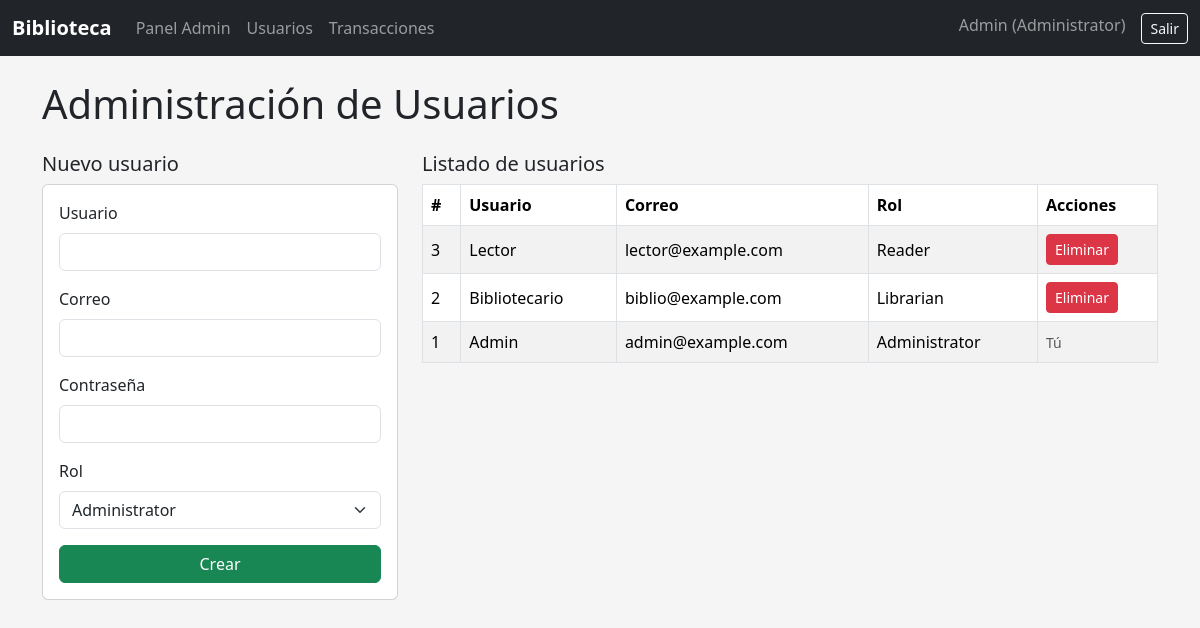
The page /admin/users.php (signed in) on the database its author committed.
### tables this page shows
CREATE TABLE `users` (
  `id` int NOT NULL,
  `username` varchar(50) NOT NULL,
  `email` varchar(100) NOT NULL,
  `password` varchar(255) NOT NULL,
  `role_id` int NOT NULL
);

CREATE TABLE `roles` (
  `id` int NOT NULL,
  `name` varchar(30) NOT NULL
);

### config.php (called while the page is built, shortened)
<?php
function isLoggedIn(): bool {
    return isset($_SESSION['user_id']);
}
function userRole(): ?string {
    return $_SESSION['role_name'] ?? null;
}

### admin/users.php (the view, shortened to what this page needs)
<?php
require_once __DIR__ . '/../config.php';
require_once __DIR__ . '/../includes/header.php';
$users = $pdo->query("
    SELECT u.id, u.username, u.email, r.name AS role_name
    FROM users u
    JOIN roles r ON r.id = u.role_id
    ORDER BY u.id DESC
")->fetchAll(PDO::FETCH_ASSOC);
$roles = $pdo->query("SELECT id, name FROM roles")->fetchAll(PDO::FETCH_ASSOC);
?>
<h1 class="mb-4">Administración de Usuarios</h1>
<div class="row">
    <div class="col-md-4">
        <h2 class="h5">Nuevo usuario</h2>
        <form method="post" class="card card-body mb-4">
            <div class="mb-3">
                <label class="form-label">Usuario</label>
                <input type="text" name="username" class="form-control" required>
            </div>
            <div class="mb-3">
                <label class="form-label">Correo</label>
                <input type="email" name="email" class="form-control" required>
            </div>
            <div class="mb-3">
                <label class="form-label">Contraseña</label>
                <input type="text" name="password" class="form-control" required>
            </div>
            <div class="mb-3">
                <label class="form-label">Rol</label>
                <select name="role_id" class="form-select">
                    <?php foreach ($roles as $role): ?>
                        <option value="<?= $role['id'] ?>"><?= htmlspecialchars($role['name']) ?></option>
                    <?php endforeach; ?>
                </select>
            </div>
            <button class="btn btn-success w-100">Crear</button>
        </form>
    </div>
    <div class="col-md-8">
        <h2 class="h5">Listado de usuarios</h2>
        <table class="table table-striped table-bordered align-middle">
            <thead>
                <tr>
                    <th>#</th>
                    <th>Usuario</th>
                    <th>Correo</th>
                    <th>Rol</th>
                    <th style="width:120px;">Acciones</th>
                </tr>
            </thead>
            <tbody>
                <?php foreach ($users as $u): ?>
                    <tr>
                        <td><?= $u['id'] ?></td>
                        <td><?= htmlspecialchars($u['username']) ?></td>
                        <td><?= htmlspecialchars($u['email']) ?></td>
                        <td><?= htmlspecialchars($u['role_name']) ?></td>
                        <td>
                            <?php if ($u['id'] !== ($_SESSION['user_id'] ?? 0)): ?>
                                <form method="post" onsubmit="return confirm('¿Eliminar usuario?');" class="d-inline">
                                    <button class="btn btn-sm btn-danger">Eliminar</button>
                                </form>
                            <?php else: ?>
                                <span class="text-muted small">Tú</span>
                            <?php endif; ?>
                        </td>
                    </tr>
                <?php endforeach; ?>
            </tbody>
        </table>
    </div>
</div>
<?php require_once __DIR__ . '/../includes/footer.php'; ?>

### includes/header.php (shortened to what this page needs)
<?php
require_once __DIR__ . '/../config.php';
?>
<!doctype html>
<html lang="es">
<head>
    <link href="https://cdn.jsdelivr.net/npm/bootstrap@5.3.3/dist/css/bootstrap.min.css" rel="stylesheet">
    <link href="<?= BASE_URL ?>/assets/css/styles.css" rel="stylesheet">
</head>
<body>
<nav class="navbar navbar-expand-lg navbar-dark bg-dark">
  <div class="container-fluid">
    <a class="navbar-brand" href="<?= BASE_URL ?>/index.php">Biblioteca</a>
    <div class="collapse navbar-collapse" id="navbarMain">
      <ul class="navbar-nav me-auto mb-2 mb-lg-0">
        <?php if (isLoggedIn()): ?>
            <?php if (userRole() === 'Administrator'): ?>
                <li class="nav-item"><a class="nav-link" href="<?= BASE_URL ?>/admin/dashboard.php">Panel Admin</a></li>
                <li class="nav-item"><a class="nav-link" href="<?= BASE_URL ?>/admin/users.php">Usuarios</a></li>
                <li class="nav-item"><a class="nav-link" href="<?= BASE_URL ?>/admin/transactions.php">Transacciones</a></li>
            <?php endif; ?>
        <?php endif; ?>
      </ul>
      <ul class="navbar-nav ms-auto">
        <?php if (isLoggedIn()): ?>
            <li class="nav-item">
                <span class="navbar-text me-3">
                    <?= htmlspecialchars($_SESSION['username'] ?? '') ?> (<?= htmlspecialchars(userRole() ?? '') ?>)
                </span>
            </li>
            <li class="nav-item">
                <a class="btn btn-outline-light btn-sm" href="<?= BASE_URL ?>/auth/logout.php">Salir</a>
            </li>
        <?php else: ?>
            <li class="nav-item">
                <a class="btn btn-outline-light btn-sm" href="<?= BASE_URL ?>/auth/login.php">Ingresar</a>
            </li>
        <?php endif; ?>
      </ul>
    </div>
  </div>
</nav>
<div class="container py-4">

### includes/footer.php (shortened to what this page needs)
    </div>
</body>
</html>

### assets/css/styles.css (style rules this page uses)
body { background-color: #f5f5f5; }
.navbar-brand { font-weight: 600; }
.table td, .table th { vertical-align: middle; }

### rows shown on the page
users: id "3", username "Lector", email "lector@example.com", role.name "Reader"
users: id "2", username "Bibliotecario", email "biblio@example.com", role.name "Librarian"
users: id "1", username "Admin", email "admin@example.com", role.name "Administrator", shows "Tú"

### other values the page prints
$_SESSION['username'] "Admin"
userRole() "Administrator"
form field role_id "Administrator"
